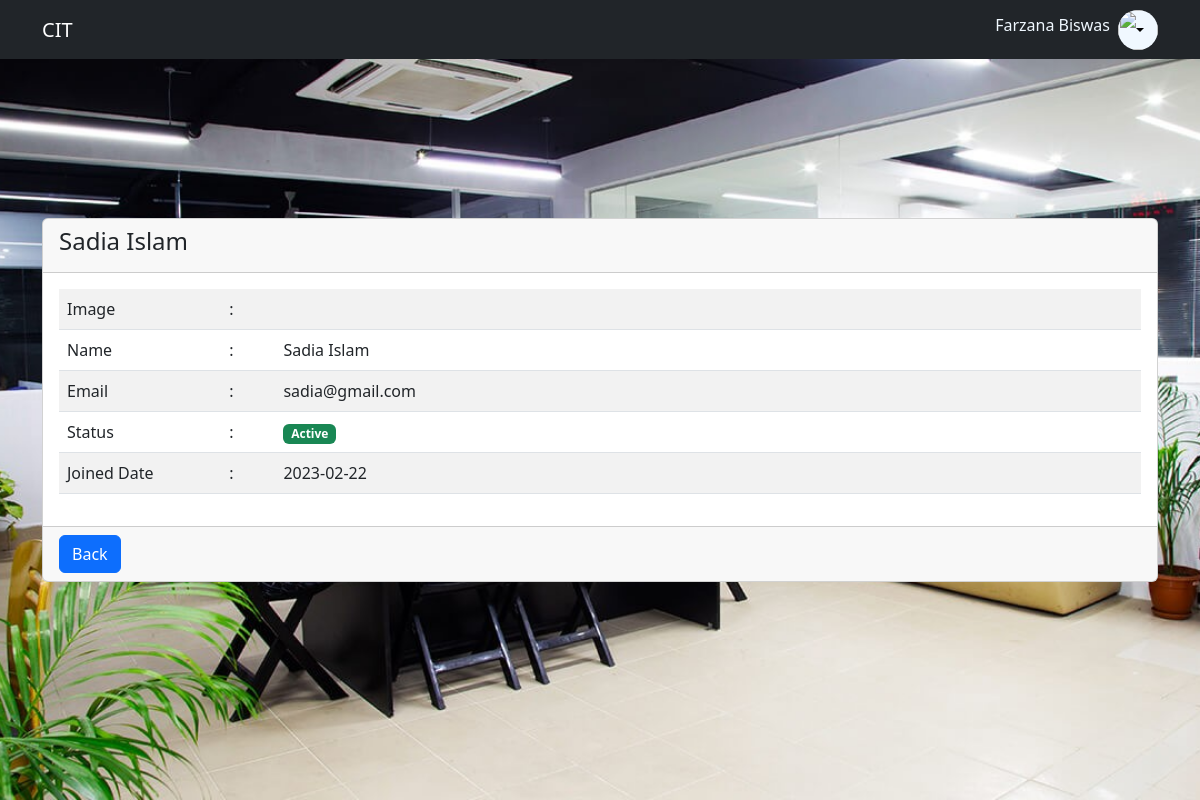
/single_user.php?vie=22 (signed in), run on the app's committed database.
### tables this page shows
CREATE TABLE `users` (
  `id` int NOT NULL,
  `name` varchar(30) NOT NULL,
  `email` varchar(50) NOT NULL,
  `password` varchar(100) NOT NULL,
  `avatar` varchar(100) NOT NULL,
  `status` tinyint(1) NOT NULL DEFAULT '1' COMMENT '1 = active, 2 = deactive',
  `created_at` date NOT NULL
);

### view/single_user.view.php (the view, shortened to what this page needs)
<?php
require_once('view/layouts/header.view.php');
?>
<section class="index_section">
    <div class="container">
        <div class="row justify-content-center">
            <div class="col-lg-12">
                <div class="index_card">
                    <div class="card" style="width:100%">
                        <div class="card-header">
                            <h4><?= $row['name'] ?></h4>
                        </div>
                        <div class="card-body">
                            <table class="table table-striped">
                                <tbody>
                                    <tr>
                                        <td style="width: 15%;">Image</td>
                                        <td style="width: 5%;">:</td>
                                        <td>
                                        </td>
                                    </tr>
                                    <tr>
                                        <td style="width: 15%;">Name</td>
                                        <td style="width: 5%;">:</td>
                                        <td><?= $row['name'] ?></td>
                                    </tr>
                                    <tr>
                                        <td style="width: 15%;">Email</td>
                                        <td style="width: 5%;">:</td>
                                        <td><?= $row['email'] ?></td>
                                    </tr>
                                    <tr>
                                        <td style="width: 15%;">Status</td>
                                        <td style="width: 5%;">:</td>
                                        <td>
                                            <span class="badge <?= ($row['status'] == 1) ? "bg-success" : " bg-dark" ?>">
                                                <?= ($row['status'] == 1) ? "Active" : "Deactive" ?>
                                            </span>
                                        </td>
                                    </tr>
                                    <tr>
                                        <td style="width: 15%;">Joined Date</td>
                                        <td style="width: 5%;">:</td>
                                        <td><?= $row['created_at'] ?></td>
                                    </tr>
                                </tbody>
                            </table>
                        </div>
                        <div class="card-footer">
                            <a href="users.php" class="btn btn-primary">Back</a>
                        </div>
                    </div>
                </div>
            </div>
        </div>
    </div>
</section>
<?php
require_once('view/layouts/footer.view.php');
?>

### asset/css/style.css (style rules this page uses)
.index_section { background-image: url(../images/01.jpg); background-position: center; background-size: cover; background-repeat: no-repeat; height: 100vh; position: absolute; top: 0; width: 100%; }
.index_card { height: 100vh; width: 100%; display: flex; justify-content: center; align-items: center; }

### data on the page
users: name "Sadia Islam", email "sadia@gmail.com", created_at "2023-02-22"

### other printed values
$_SESSION['user']['name'] "Farzana Biswas"
